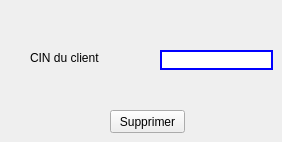
          <widget class="QWidget" name="tab_25">
           <attribute name="title">
            <string>supprimer </string>
           </attribute>
           <widget class="QPushButton" name="pb_supprimer_3">
            <property name="geometry">
             <rect>
              <x>110</x>
              <y>110</y>
              <width>75</width>
              <height>23</height>
             </rect>
            </property>
            <property name="styleSheet">
             <string notr="true">QPushButton:hover{
        background-color: rgb(0, 255, 255);
color:#fff;
background:#6a1616;
border: none;
text-align: middle;
}

</string>
            </property>
            <property name="text">
             <string>Supprimer</string>
            </property>
           </widget>
           <widget class="QLabel" name="label_36">
            <property name="geometry">
             <rect>
              <x>30</x>
              <y>50</y>
              <width>81</width>
              <height>16</height>
             </rect>
            </property>
            <property name="text">
             <string>CIN du client</string>
            </property>
           </widget>
           <widget class="QLineEdit" name="lineEdit_type_5">
            <property name="geometry">
             <rect>
              <x>160</x>
              <y>50</y>
              <width>113</width>
              <height>20</height>
             </rect>
            </property>
            <property name="styleSheet">
             <string notr="true">border-width:2px;
border-style:solid;
border-color:blue;</string>
            </property>
           </widget>
          </widget>
